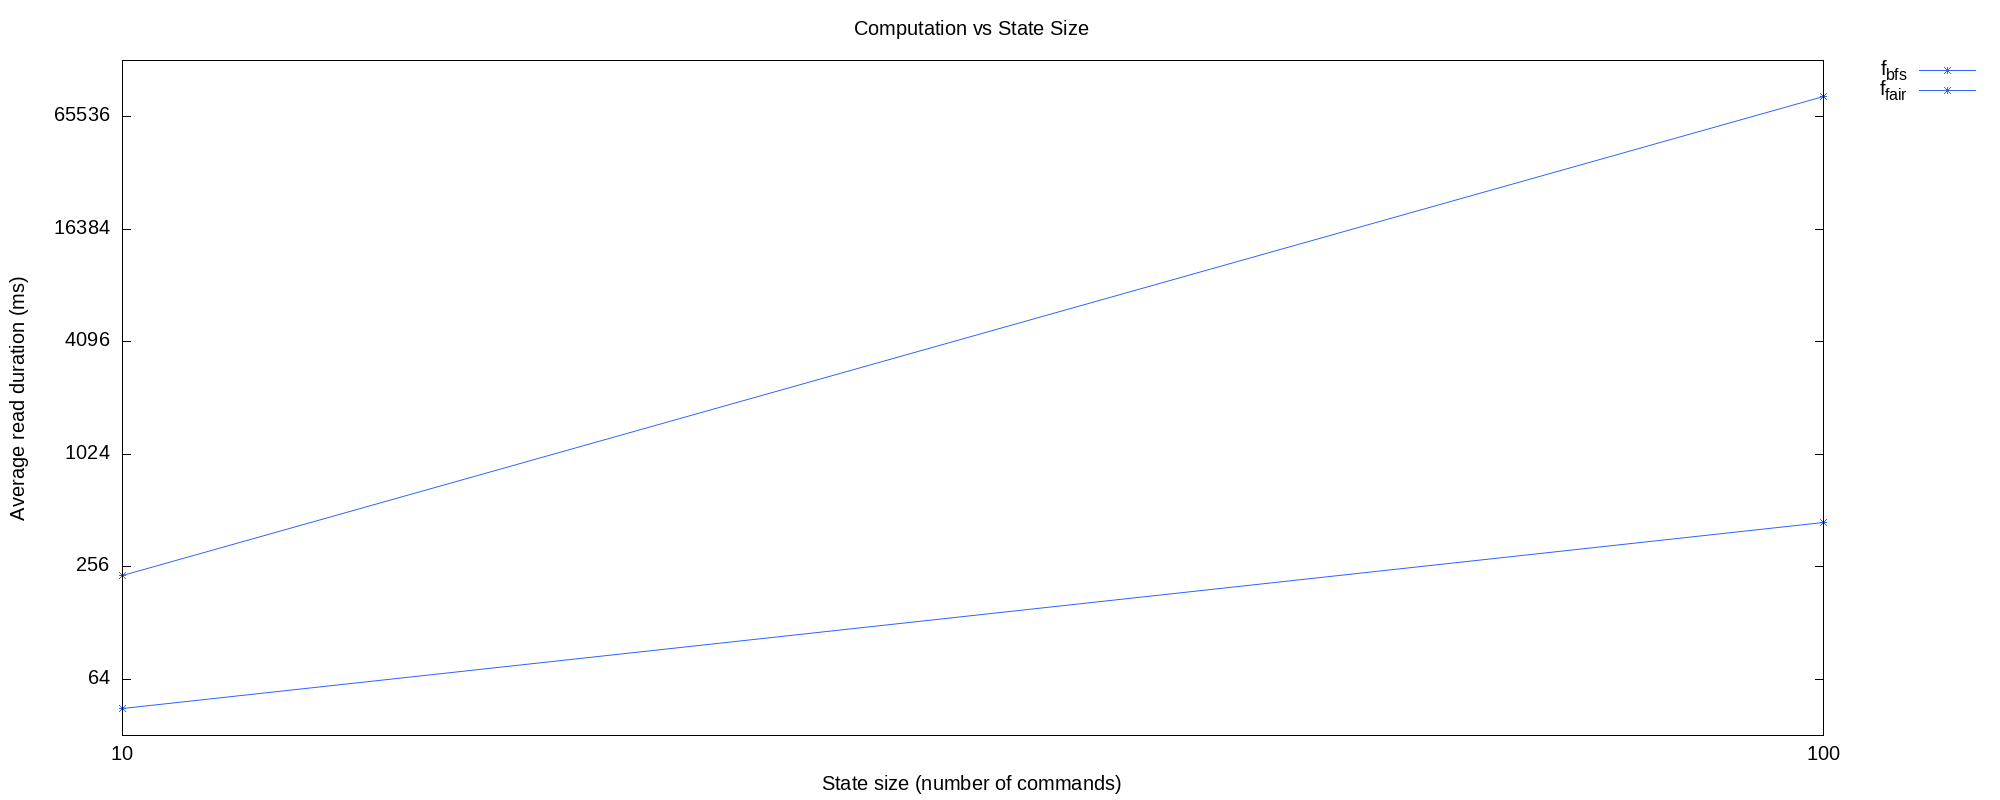

Recreate this plot in gnuplot.
set terminal png size 2000,800 font ',15'
set key outside
set output 'computation_vs_commands.png'
set auto x
set auto y
set logscale y 2
set xlabel 'State size (number of commands)'
set ylabel 'Average read duration (ms)'
#unset key
#set key title ''
set style line 1 lt 1 lw 1.5 pt 3 linecolor rgb '#2b63ff'
set title 'Computation vs State Size'

plot 'computation_vs_commands.dat' using 2:xtic(1) title 'f_{bfs}' with linespoints ls 1, '' using 3:xtic(1) title 'f_{fair}' with linespoints ls 1
